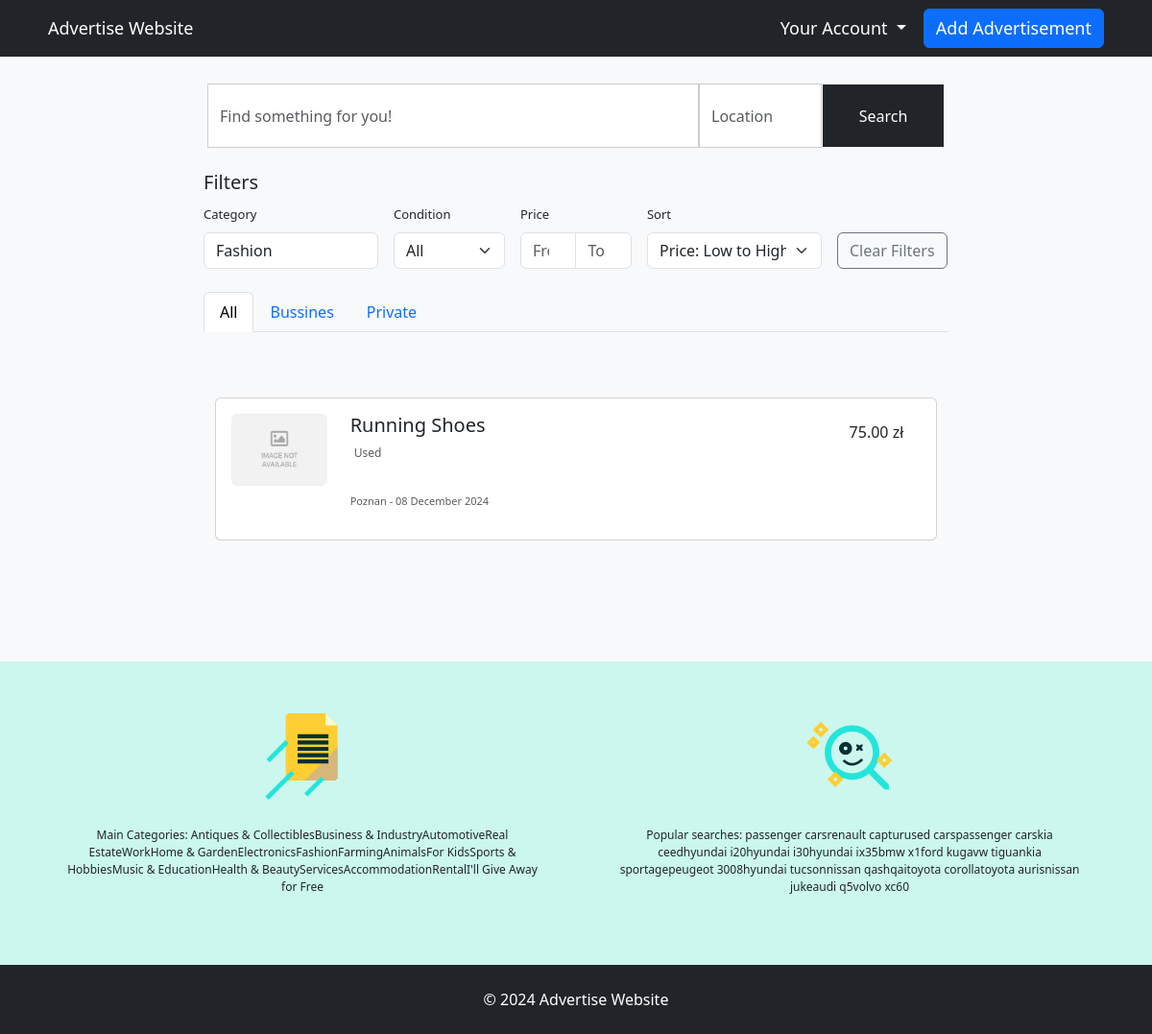
The app's page /oferts.php?category=5 with its own data.
### tables this page shows
CREATE TABLE IF NOT EXISTS ads (
    id INT AUTO_INCREMENT PRIMARY KEY,
    title VARCHAR(100) NOT NULL,
    description TEXT NOT NULL,
    price DECIMAL(10,2) NOT NULL,
    localization VARCHAR(100) NOT NULL,
    category_id INT NULL,
    image_path TEXT,
    user_id INT NOT NULL,
    phone_number VARCHAR(15) NULL,
    active TINYINT(1) DEFAULT 1,
    condit TINYINT(1) DEFAULT 0,
    created_at DATETIME DEFAULT CURRENT_TIMESTAMP,
    updated_at DATETIME DEFAULT CURRENT_TIMESTAMP ON UPDATE CURRENT_TIMESTAMP,
    FOREIGN KEY (category_id) REFERENCES categories(id) ON DELETE SET NULL,
    FOREIGN KEY (user_id) REFERENCES users(id) ON DELETE CASCADE
);

### oferts.php (the view, shortened to what this page needs)
<?php
require 'db.php';
try {
    $query = $db->prepare("SELECT id, name FROM categories");
    $query->execute();
    $categories = $query->fetchAll(PDO::FETCH_ASSOC);
} catch (PDOException $e) {
    echo json_encode(['success' => false, 'message' => 'Error fetching categories.']);
    exit();
}
$search = isset($_GET['search']) ? trim($_GET['search']) : null;
$location = isset($_GET['location']) ? trim($_GET['location']) : null;
$category = isset($_GET['category']) ? trim($_GET['category']) : null;
$condition = isset($_GET['condition']) ? trim($_GET['condition']) : null;
$priceFrom = isset($_GET['priceFrom']) ? trim($_GET['priceFrom']) : null;
$priceTo = isset($_GET['priceTo']) ? trim($_GET['priceTo']) : null;
$sql = "SELECT * FROM ads WHERE active = 1";
$params = [];
if (!empty($category)) {
    $sql .= " AND category_id = :category";
    $params[':category'] = $category;
}
$sortOrder = isset($_GET['sortOrder']) ? $_GET['sortOrder'] : 'price_asc';
switch ($sortOrder) {
    default:
        $sql .= " ORDER BY price ASC";
        break;
}
try {
    $query = $db->prepare($sql);
    $query->execute($params);
    $adsToDisplay = $query->fetchAll(PDO::FETCH_ASSOC);
} catch (PDOException $e) {
    echo json_encode(['success' => false, 'message' => 'Error fetching ads: ' . $e->getMessage()]);
    exit();
}
?>
<!DOCTYPE html>
<html lang="pl">
<head>
    <link href="https://cdn.jsdelivr.net/npm/bootstrap@5.3.3/dist/css/bootstrap.min.css" rel="stylesheet">
    <link href="https://cdnjs.cloudflare.com/ajax/libs/font-awesome/6.0.0/css/all.min.css" rel="stylesheet">
</head>
<body>
    <nav class="navbar navbar-expand-sm bg-dark">
        <div class="container-fluid container-custom">
            <a class="navbar-brand" href="./index.php">Advertise Website</a>
            <div class="collapse navbar-collapse justify-content-center" id="navbarSupportedContent">
                <ul class="navbar-nav">
                    <li class="nav-item dropdown">
                        <a class="nav-link dropdown-toggle" href="#" id="navbarDropdown" role="button"
                            data-bs-toggle="dropdown" aria-expanded="false">
                            Your Account
                        </a>
                    </li>
                </ul>
            </div>
            <a class="btn btn-primary btn-add-ad" href="./addAnnounView.php">Add Advertisement</a>
        </div>
    </nav>
    <div style="min-height: 630px;" id="kontener" class="container-fluid bg-light">
        <div class="row">
            <div class="col-md-2 bg-light" id="sideBar1"></div>
            <main class="col-md-8 bg-light">
                <div style="padding: 20px 0;" class="col-md-12 bg-light">
                    <form id="searchForm" action="./oferts.php" method="GET">
                        <div class=" justify-content-center align-items-center mx-3 my-2">
                            <div class="row">
                                <div class="col-lg-8 col-md-8 col-sm-8 p-0">
                                    <input type="text" class="form-control search-slt" id="searchQuery" value="<?= htmlspecialchars($search) ?>" name="search" placeholder="Find something for you!">
                                </div>
                                <div class="col-lg-2 col-md-2 col-sm-2 p-0">
                                    <input type="text" class="form-control search-slt" value="<?= htmlspecialchars($location) ?>" id="locationQuery" name="location" placeholder="Location">
                                </div>
                                <div class="col-lg-2 col-md-2 col-sm-2 p-0">
                                    <button type="submit" class="btn btn-light btn-search" id="searchButton">Search</button>
                                </div>
                            </div>
                        </div>
                        <div class="my-4">
                            <div class="filter-section">
                                <h5>Filters</h5>
                                <div class="row g-3 align-items-center">
                                    <div class="col-md-3">
                                        <label for="category" class="form-label miniKat">Category</label>
                                        <select id="category" name="category" class="form-control">
                                            <?php foreach ($categories as $cat): ?>
                                                <option value="<?= htmlspecialchars($cat['id']) ?>" <?= $cat['id'] == $category ? 'selected' : '' ?>>
                                                    <?= htmlspecialchars($cat['name']) ?>
                                                </option>
                                            <?php endforeach; ?>
                                        </select>
                                    </div>
                                    <div class="col-md-2">
                                        <label for="condition" class="form-label miniKat">Condition</label>
                                        <select class="form-select" id="condition" name="condition">
                                            <option value="" <?= $condition === null ? 'selected' : '' ?>>All</option>
                                        </select>
                                    </div>
                                    <div class="col-md-2">
                                        <label class="form-label miniKat">Price</label>
                                        <div class="input-group">
                                            <input type="number" class="form-control" value="<?= htmlspecialchars($priceFrom) ?>" placeholder="From" id="priceFrom" name="priceFrom">
                                            <input type="number" class="form-control" value="<?= htmlspecialchars($priceTo) ?>" placeholder="To" id="priceTo" name="priceTo">
                                        </div>
                                    </div>
                                    <div class="col-md-3">
                                        <label for="sortOrder" class="form-label miniKat">Sort</label>
                                        <select name="sortOrder" class="form-select">
                                            <option value="price_asc" <?= $sortOrder == 'price_asc' ? 'selected' : '' ?>>Price: Low to High</option>
                                        </select>
                                    </div>
                                    <div class="col-md-2 filter-buttons">
                                        <div class="form-label-placeholder miniKat"></div>
                                        <button type="button" class="btn btn-outline-secondary" id="clearFilters">Clear Filters</button>
                                    </div>
                                </div>
                            </div>
                            <ul class="nav nav-tabs my-4">
                                <li class="nav-item">
                                    <a class="nav-link active" href="#">All</a>
                                </li>
                                <li class="nav-item">
                                    <a class="nav-link" href="#">Bussines</a>
                                </li>
                                <li class="nav-item">
                                    <a class="nav-link" href="#">Private</a>
                                </li>
                            </ul>
                        </div>
                    </form>
                </div>
                <div style="width: 100%;" class="container my-4">
                    <div class="row">
                        <?php if (!empty($adsToDisplay)) : ?>
                            <?php foreach ($adsToDisplay as $ad): ?>
                                <div class="mb-3">
                                    <a style="text-decoration: none;" href="./ofert.php?adId=<?= $ad['id'] ?>" class="card featured p-3">
                                        <div class="row">
                                            <div class="col-md-2 text-center">
                                                <?php
                                                $imagePaths = !empty($ad['image_path']) ? explode(',', $ad['image_path']) : ['noImage.jpg'];
                                                $firstImage = $imagePaths[0];
                                                ?>
                                                <img src="./uploads/thumb_150x113/<?= htmlspecialchars($firstImage) ?>" alt="Image" class="img-fluid rounded">
                                            </div>
                                            <div class="col-md-8">
                                                <h5 class="card-title"><?= htmlspecialchars($ad['title']) ?></h5>
                                                <p style="font-size:12px" class="text-muted mx-1"><?= $ad['condit'] == 0 ? 'New' : 'Used' ?></p>
                                                <p style="margin-top: 7%; font-size:11px" class="text-muted"><?= htmlspecialchars($ad['localization']) ?> - <?= date('d F Y', strtotime($ad['updated_at'])) ?></p>
                                            </div>
                                            <div style="margin-top: 1%;padding-right:4%" class="col-md-2 text-end">
                                                <span class="price"><?= number_format($ad['price'], 2) ?> zł</span>
                                            </div>
                                        </div>
                                    </a>
                                </div>
                            <?php endforeach; ?>
                        <?php endif; ?>
                    </div>
                </div>
            </main>
            <div class="col-md-2 bg-light" id="sideBar2"></div>
        </div>
    </div>
    <div class="py-5" style="background-color: #cbf7ee;min-height: 200px;" class="popular">
        <div class="container ">
            <div class="row text-center">
                <div class="col-6">
                    <div class="mb-3" style="align-items: center;"><img style="height:100px; width:100px" src="./img/1.svg" alt=""></div>
                    <div class="m-4" style="font-size:12px;">
                        <span>
                            Main Categories: Antiques & CollectiblesBusiness & IndustryAutomotiveReal EstateWorkHome & GardenElectronicsFashionFarmingAnimalsFor KidsSports & HobbiesMusic & EducationHealth & BeautyServicesAccommodationRentalI'll Give Away for Free </span>
                    </div>
                </div>
                <div class="col-6">
                    <div class="mb-3" style="align-items: center;"><img style="height:100px; width:100px" src="./img/2.svg" alt=""></div>
                    <div class="m-4" style="font-size:12px;"><span>
                            Popular searches: passenger carsrenault capturused carspassenger carskia ceedhyundai i20hyundai i30hyundai ix35bmw x1ford kugavw tiguankia sportagepeugeot 3008hyundai tucsonnissan qashqaitoyota corollatoyota aurisnissan jukeaudi q5volvo xc60 </span>
                    </div>
                </div>
            </div>
        </div>
    </div>
    <footer class="bg-dark text-white text-center py-4 mt-auto">
        &copy; 2024 Advertise Website
    </footer>
</body>
</html>

### oferts.php (style rules this page uses)
.search-slt { display: block; width: 100%; height: 22px; font-size: 1rem; line-height: 1.5; color: #55595c; background-color: #fff; background-image: none; border: 1px solid #ccc; height: calc(4rem + 3px) !important; border-radius: 0; }
.btn-search { width: 100%; font-size: 1rem; font-weight: 400; text-transform: capitalize; height: calc(4rem + 3px) !important; border-radius: 1%; background-color: var(--bs-body-color); color: white !important; }
.container-custom { padding-left: 260px; padding-right: 260px; }
.navbar-brand { margin-right: auto; }
.btn-add-ad { margin-left: 10px; }
.container-custom { padding-left: 320px; padding-right: 320px; }
@media (max-width: 1900px) { .container-custom { padding-left: 300px; padding-right: 300px; } }
@media (max-width: 1600px) { .container-custom { padding-left: 255px; padding-right: 255px; } }
@media (max-width: 1200px) { .container-custom { padding-left: 50px; padding-right: 50px; } }
.navbar-collapse { flex-grow: 0; }
.btn-add-ad { flex-grow: 0; }
.navbar-brand, #navbarDropdown, .btn-add-ad { font-size: 18px !important; ; font-weight: 400 !important; color: white !important; }
.form-label-placeholder { height: 1.5rem; margin-bottom: 0.5rem; display: block; }
.miniKat { font-size: 13px; }

### records on screen
ads: image_path (placeholder picture), title "Running Shoes", condit "Used", localization "Poznan", updated_at "08 December 2024", price "75.00"

### other values on screen
form field category "Fashion"
